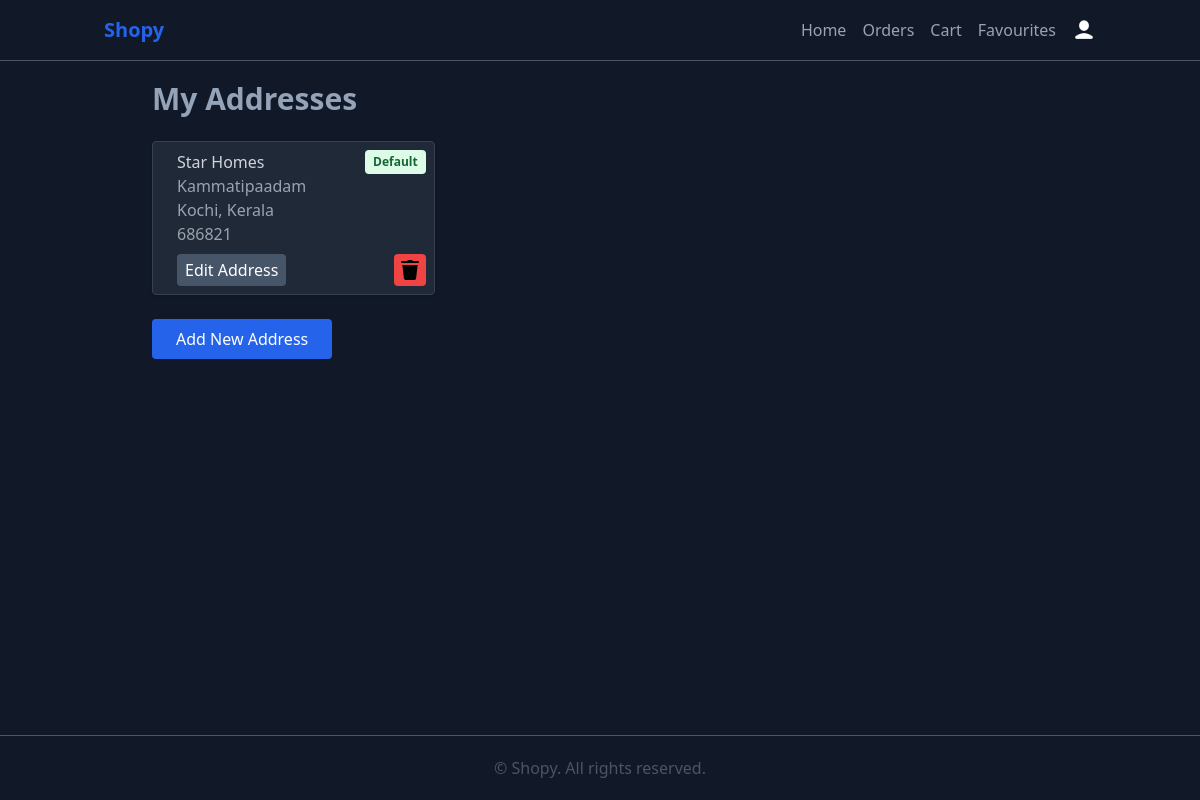
Page /view-address/1/ on the earlier database version.
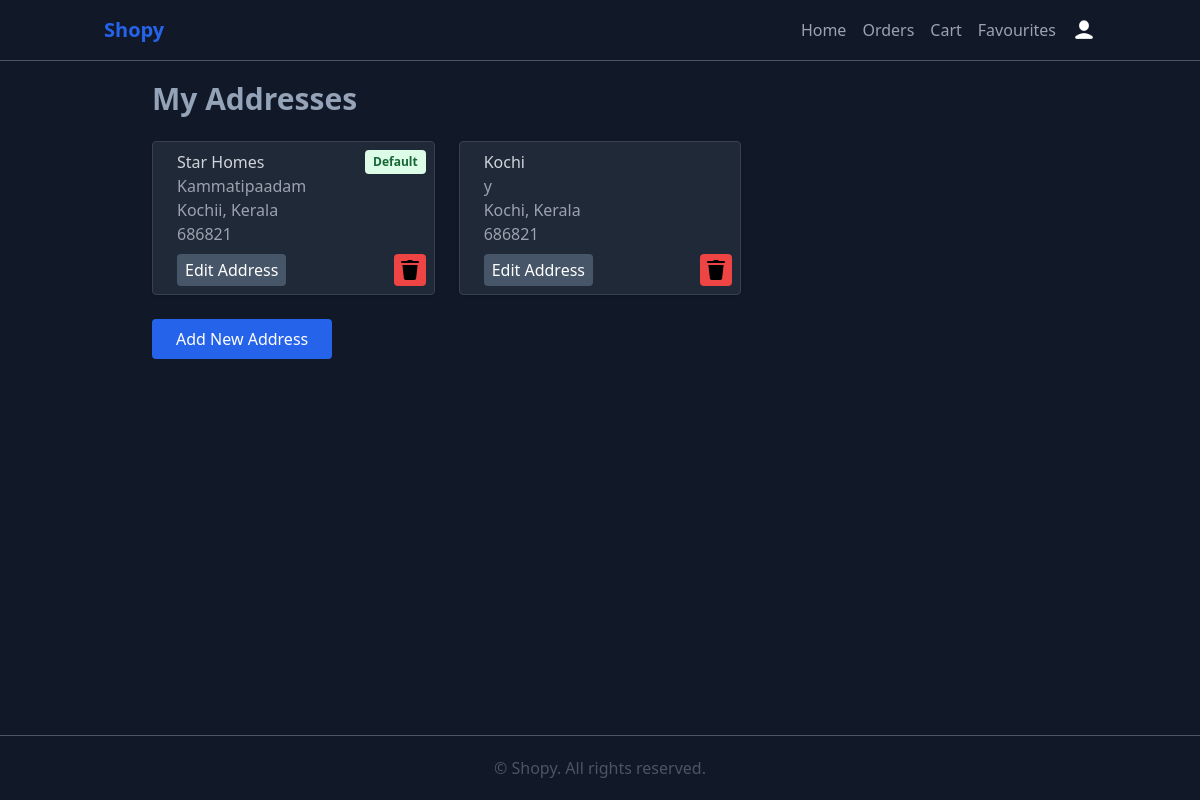
Same page on the later database version.
### app/models.py (models this page shows, shortened)
class Address(models.Model):
    customer = models.ForeignKey('Customer', on_delete=models.CASCADE, related_name='addresses')
    address_line1 = models.CharField(max_length=255)
    address_line2 = models.CharField(max_length=255, blank=True, null=True)
    city = models.CharField(max_length=100)
    state = models.CharField(max_length=100)
    postal_code = models.CharField(max_length=20)
    is_default = models.BooleanField(default=False)

### app/views.py (the view)
# urls.py: path('view-address/<int:customer_id>/',views.address_list,name='view_address'),
def address_list(request, customer_id):
    customer = get_object_or_404(Customer, pk=customer_id)
    addresses = customer.addresses.all()
    return render(request, 'view_address.html', {
        'customer': customer,
        'addresses': addresses
    })

### templates/view_address.html (shortened to what this page needs)
{% extends 'base.html' %}
{% load static %}
{% block content %}
    <div class="max-w-4xl mx-auto mt-5">
    <h1 class="text-3xl font-bold mb-6 text-slate-400">My Addresses</h1>
    {% if addresses %}
      <div class=" grid grid-cols-1  md:grid-cols-3 gap-6">
        {% for address in addresses %}
          <div class="bg-gray-800 px-6 py-2 shadow rounded border border-gray-700 relative">
            {% if address.is_default %}
              <span class="absolute top-2 right-2 bg-green-100 text-green-800 text-xs font-semibold px-2 py-1 rounded">Default</span>
            {% endif %}
            <p class="font-medium text-gray-300">{{ address.address_line1 }}</p>
            {% if address.address_line2 %}
              <p class="text-gray-400">{{ address.address_line2 }}</p>
            {% endif %}
            <p class="text-gray-400">{{ address.city }}, {{ address.state }}</p>
            <p class="text-gray-400">{{ address.postal_code }}</p>
            <a href="{% url 'edit_address' address.id %}" class="inline-block bg-slate-600 mt-2 text-white px-2 py-1 rounded hover:bg-slate-700">Edit Address</a>
            <form method="post" action="{% url 'delete_address' address.id %}" class="absolute bottom-2 right-2">
              <button type="submit" class="size-8  rounded bg-red-500 flex justify-center items-center"><img src="{% static 'images/delete.png' %}" class="size-3/4 object-contain cursor-pointer" alt=""></button>
            </form>
          </div>
        {% endfor %}
      </div>
    {% else %}
      <p class="text-gray-600">You have not added any addresses yet.</p>
    {% endif %}
    <div class="mt-6">
      <a href="{% url 'add_address' customer.id %}" class="inline-block bg-blue-600 text-white px-6 py-2 rounded hover:bg-blue-700">
        Add New Address
      </a>
    </div>
  </div>
{% endblock %}

Differences in the rows shown:
changed Address "Star Homes": city "Kochi" → "Kochii"
added Address: address_line1 "Kochi", address_line2 "y", city "Kochi", state "Kerala", postal_code "686821"
